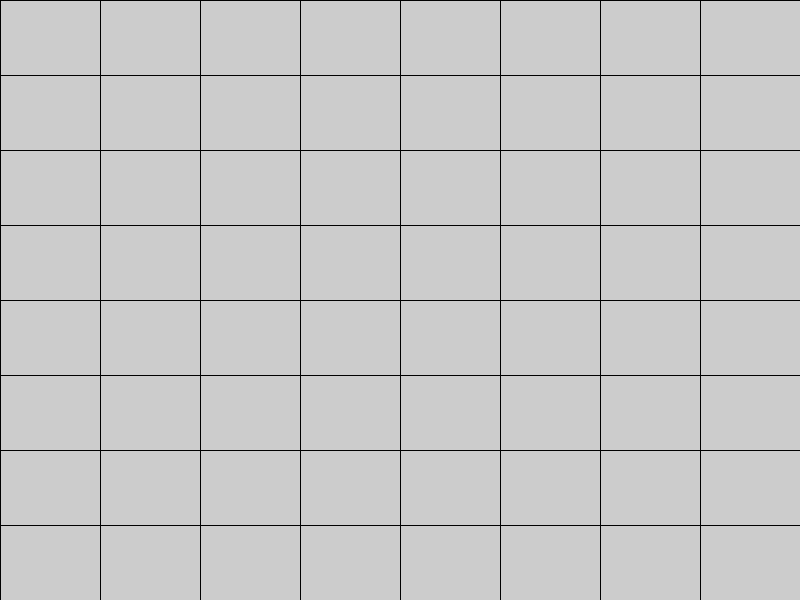
Frame 1 (no input)
Frame 60 (the mouse pressed at the canvas centre just before this capture): identical to frame 1, image omitted
Frame 120 (the mouse held since frame 60 and released just before this capture): identical to frame 1, image omitted

The Processing sketch that drew this single still picture (run headless with seeded random() and noise(); from frame 60 on, the mouse is pressed at the canvas centre):

// Processing sketch: hw1c
// ── hw1c.pde
//Jingxuan Ai 2018/1/28
void  setup () {
  size(800,600);
  }
  
  void draw() {
    final int n = 8;
    float x = float(width) / n;
    float y = float(height) / n;
    for ( float i = 0; i <= width; i = i + x){
      for (float j = 0; j <= height; j = j + y){
        line (i, 0 , i , height);
        line (0, j , width, j);
      }
    }
  }
